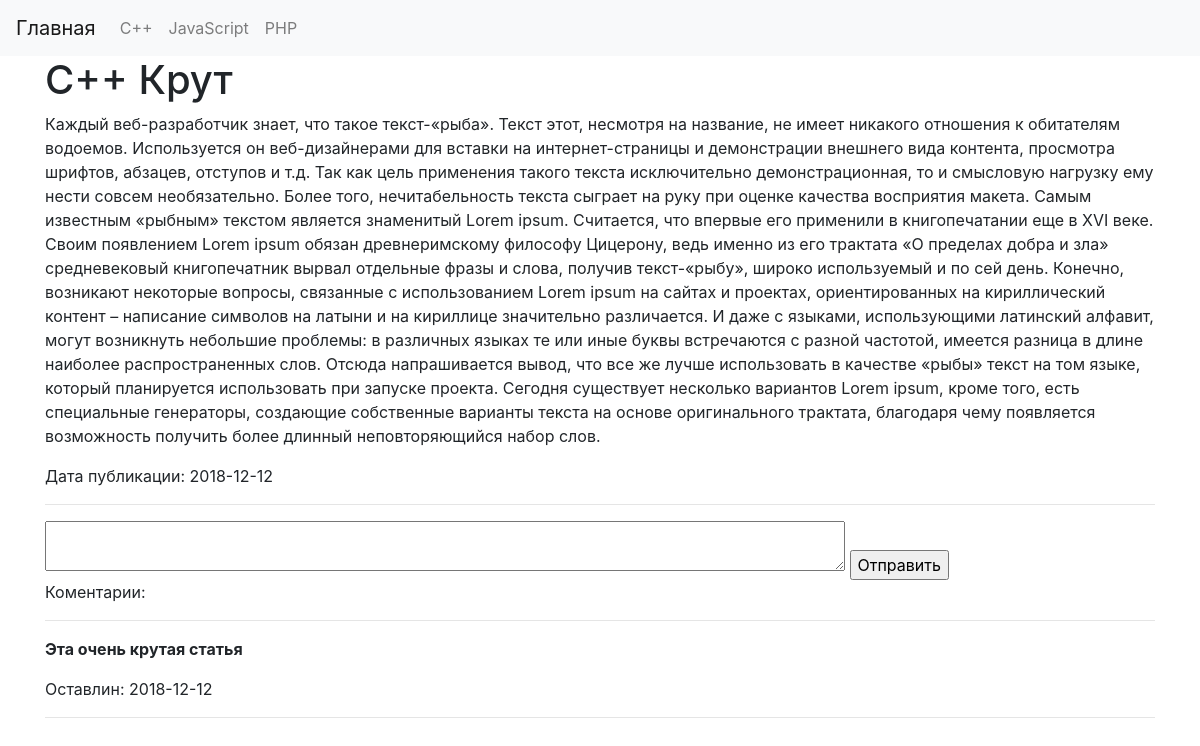
Page /post.php?id_article=1 on the committed database.
### tables this page shows
CREATE TABLE `topic` (
  `id` int(11) NOT NULL,
  `name` tinytext
);

CREATE TABLE `articles` (
  `id` int(11) NOT NULL,
  `title` tinytext,
  `text` text NOT NULL,
  `id_topic` int(11) NOT NULL,
  `views` int(11) NOT NULL DEFAULT '0',
  `date` datetime NOT NULL DEFAULT CURRENT_TIMESTAMP
);

CREATE TABLE `comments` (
  `id` int(13) NOT NULL,
  `comment` tinytext NOT NULL,
  `id_article` int(11) NOT NULL,
  `date` datetime NOT NULL DEFAULT CURRENT_TIMESTAMP
);

### templates/generation.php (the view, shortened to what this page needs)
<?php
function generation_head_menu ($mysqli) {
    $sql = "SELECT * FROM `topic`";
    $resSQL = $mysqli -> query($sql);
    ?>
    <header>
        <nav class="navbar navbar-expand-lg navbar-light bg-light">
            <a class="navbar-brand" href="/">Главная</a>
            <ul class="navbar-nav mr-auto">
                <?php
                    while ($rowTopic = $resSQL -> fetch_assoc()) {
                        echo '<li class="nav-item"><a class="nav-link" href="./topic.php?id_topic='. $rowTopic["id"] .'">'. $rowTopic['name'].'</a></li>';
                    }
                ?>
            </ul>
        </nav>
    </header>
    <?php
}
            ?>
            <?php
function generation_post ($mysqli, $id_article) {
    $sql = "SELECT * FROM `articles` WHERE `id` = '$id_article'";
    $res = $mysqli -> query($sql);
    if ($res -> num_rows === 1) {
        $resPost = $res -> fetch_assoc()?>
        <h1><?= $resPost['title'] ?></h1>
        <p><?= $resPost['text'] ?></p>
        <p>Дата публикации: <?= substr($resPost['date'], 0, 11) ?></p>
        <?php
    }
}
function generation_comment ($mysqli, $id_article) {
    $sql = "SELECT * FROM `comments` WHERE `id_article` = $id_article";
    $resSQL = $mysqli -> query($sql);
    if ($resSQL -> num_rows > 0) {
        while ($resComment = $resSQL -> fetch_assoc()) {
            ?>
            <div class="comment">
                <p><b><?= $resComment['comment']?></b></p>
                <p>Оставлин: <?= substr($resComment['date'], 0, 11)  ?></p>
            </div>
            <hr>
            <?php
        }
    } else {
        ?>
            <p>Комментариев нет</p>
        <?php
    }
}
?>

### rows in the picture
topic: name "C++"
topic: name "JavaScript"
topic: name "PHP"
articles: title "C++ Крут", text "Каждый веб-разработчик знает, что такое текст-«рыба». Текст этот, несмотря на название, не имеет никакого отношения к обитателям водоемов. Используется он веб-дизайнерами для вставки на интернет-страницы и демонстрации внешнего вида контента, просмотра шрифтов, абзацев, отступов и т.д. Так как цель применения такого текста исключительно демонстрационная, то и смысловую нагрузку ему нести совсем необязательно. Более того, нечитабельность текста сыграет на руку при оценке качества восприятия макета. Самым известным «рыбным» текстом является знаменитый Lorem ipsum. Считается, что впервые его применили в книгопечатании еще в XVI веке. Своим появлением Lorem ipsum обязан древнеримскому философу…", date "2018-12-12"
comments: comment "Эта очень крутая статья", date "2018-12-12"
